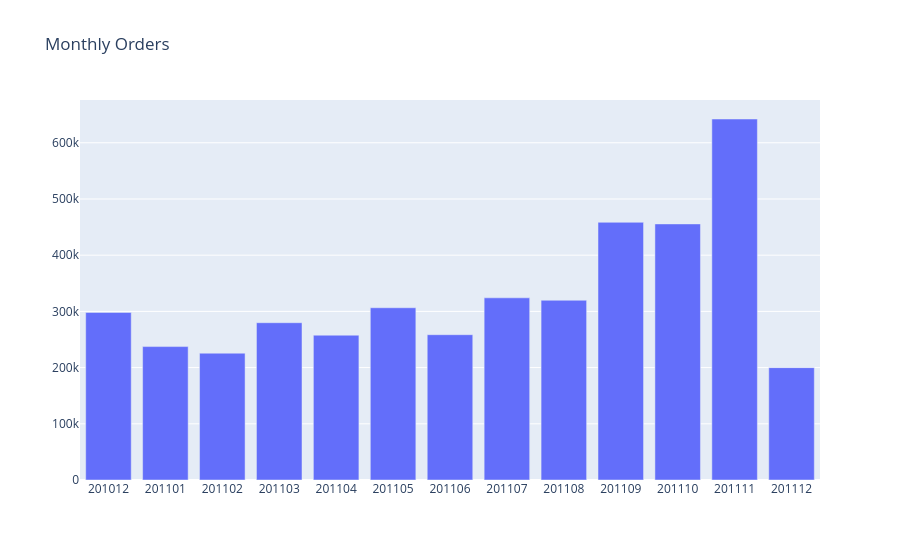

Notebook code for this chart:
### Code cell
plot_data = [
    go.Bar(
        x=df_monthly_orders['InvoiceYearMonth'],
        y=df_monthly_orders['Quantity'],
    )
]

plot_layout = go.Layout(
        xaxis={"type": "category"},
        title='Monthly Orders'
    )

fig = go.Figure(data=plot_data, layout=plot_layout)
fig.show()

### Figure 1 — Plotly figure (JSON) as saved in the notebook; plotly's stock layout.template omitted (floating-point values rounded to 4 significant figures)
{"data": [{"type": "bar", "x": [201012, 201101, 201102, 201103, 201104, 201105, 201106, 201107, 201108, 201109, 201110, 201111, 201112], "y": [298101, 237381, 225641, 279843, 257666, 306452, 258522, 324129, 319804, 458490, 455612, 642281, 199907]}], "layout": {"title": {"text": "Monthly Orders"}, "xaxis": {"type": "category"}}}
